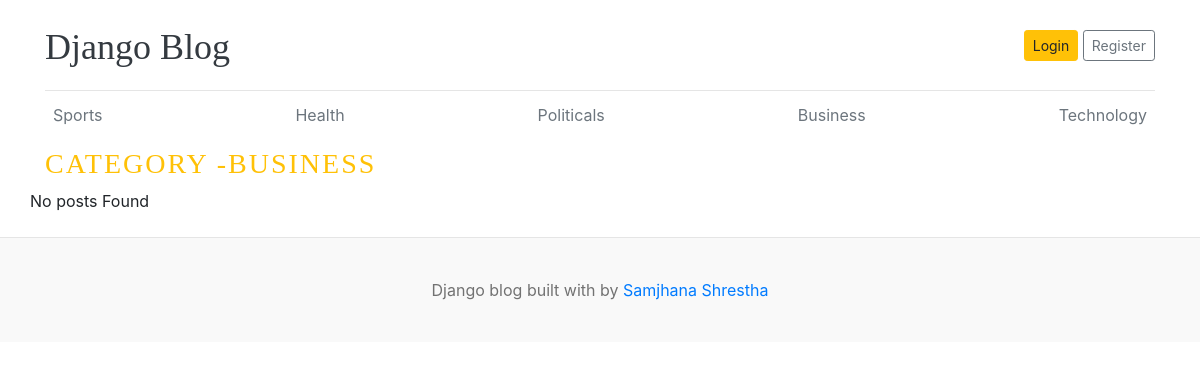
The app's page /category/4/ with its own data.
### blogs/models.py (models this page shows)
class Category(models.Model):
  category_name = models.CharField(max_length=50, unique = True)
  created_at = models.DateTimeField(auto_now_add = True)
  updated_at = models.DateTimeField(auto_now=True)
  class Meta:
    verbose_name_plural = 'categories'
  def __str__(self):
    return self.category_name

### blogs/views.py (the view)
# urls.py: path('<int:category_id>/', views.posts_by_category, name='posts_by_category')
def posts_by_category(request, category_id):
  posts = Blog.objects.filter(status ="Published", category = category_id)
  category = get_object_or_404(Category, pk = category_id)
  context ={
    'posts' : posts,
    'category' : category,
  }
  return render(request, 'posts_by_category.html', context )

### blogs/context_processors.py (called while the page is built)
def get_categories(request):
  categories = Category.objects.all()
  return dict(categories = categories)

### blog_main/templates/posts_by_category.html (shortened to what this page needs)
{% extends  'base.html' %}
  {% block content %}
 <h3 class ="text-uppercase text-warning" style ="letter-spacing: 2px; ">Category -{{category}}</h3>
      <div class="row mb-2">
        {% if posts %}
        {% for post in posts %}
        <div class="col-md-6">
          <div class="card border-0">
            <div class="card-body">
              <h3>{{ post.title }}</h3>
              <small class="mb-1 text-muted">{{ post.created_at | timesince}} ago | {{post.author}}</small>
              <p class="card-text">{{ post.short_description |truncatewords:15 }}</p>
            </div>
          </div>
        </div>
      </div>
      {% endfor %}
      {% else%}
      <p> No posts Found</p>
       {% endif %}
    </div>
    </div>
   {% endblock %}

### blog_main/templates/base.html (shortened to what this page needs)
{% load static %}
<!doctype html>
<html lang="en">
  <head>
  <link href="https://cdn.jsdelivr.net/npm/bootstrap@4.0.0/dist/css/bootstrap.min.css" rel="stylesheet">
  <link href="{% static 'css/blog.css' %}" rel="stylesheet">
</head>
  <body>
    <div class="container">
      <header class="blog-header py-3">
        <div class="row flex-nowrap justify-content-between align-items-center">
          <div class="col-8 pt-1">
            <a class="blog-header-logo text-dark" href="/">Django Blog</a>
          </div>
          <div class="col-4 d-flex justify-content-end align-items-center">
            <a class="btn btn-sm btn-warning" href="#">Login</a> &nbsp;
            <a class="btn btn-sm btn-outline-secondary" href="#">Register</a>
          </div>
        </div>
      </header>
      <div class="nav-scroller py-1 mb-2">
        <nav class="nav d-flex justify-content-between">
          {% for cat in categories %}
          <a class="p-2 text-muted" href="{% url 'posts_by_category' cat.id %}"> {{cat.category_name}}</a>
          {% endfor %}
        </nav>
      </div>
 {% block content%}
 {% endblock %}
   <footer class="blog-footer">
      <p>Django blog built with  by <a href="#">Samjhana Shrestha</a></p>
    </footer>
  </body>
</html>

### blog_main/static/css/blog.css (style rules this page uses)
.blog-header { border-bottom: 1px solid #e5e5e5; }
.blog-header-logo { font-family: "Playfair Display", Georgia, "Times New Roman", serif; font-size: 2.25rem; }
h1, h2, h3, h4, h5, h6 { font-family: "Playfair Display", Georgia, "Times New Roman", serif; }
.blog-footer { padding: 2.5rem 0; color: #727272; text-align: center; background-color: #f9f9f9; border-top: .05rem solid #e5e5e5; }
.blog-footer p:last-child { margin-bottom: 0; }

### records on screen
Category: category_name "Sports"
Category: category_name "Health"
Category: category_name "Politicals"
Category: category_name "Business", category_name "BUSINESS"
Category: category_name "Technology"
